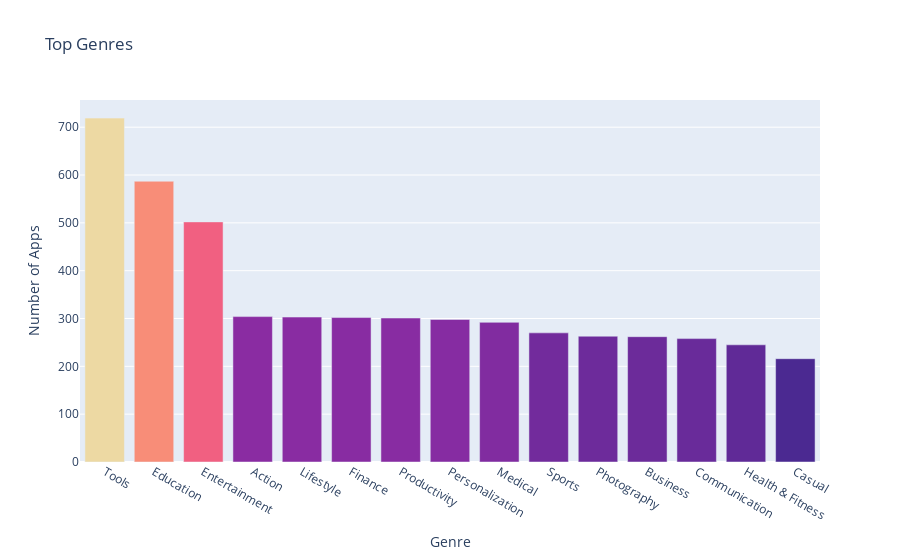

Here is the notebook cell this chart was saved with:
### Code cell
bar = px.bar(x = num_genres.index[:15], # index = category name
             y = num_genres.values[:15], # count
             title='Top Genres',
             hover_name=num_genres.index[:15],
             color=num_genres.values[:15],
             color_continuous_scale='Agsunset')
 
bar.update_layout(xaxis_title='Genre',
yaxis_title='Number of Apps',
coloraxis_showscale=False)
 
bar.show()

### Figure 1 — Plotly figure (JSON) as saved in the notebook; plotly's stock layout.template omitted (floating-point values rounded to 4 significant figures)
{"data": [{"alignmentgroup": "True", "hovertemplate": "<b>%{hovertext}</b><br><br>x=%{x}<br>y=%{y}<br>color=%{marker.color}<extra></extra>", "hovertext": ["Tools", "Education", "Entertainment", "Action", "Lifestyle", "Finance", "Productivity", "Personalization", "Medical", "Sports", "Photography", "Business", "Communication", "Health & Fitness", "Casual"], "legendgroup": "", "marker": {"color": [719, 587, 502, 304, 303, 302, 301, 298, 292, 270, 263, 262, 258, 245, 216], "coloraxis": "coloraxis", "pattern": {"shape": ""}}, "name": "", "offsetgroup": "", "orientation": "v", "showlegend": false, "textposition": "auto", "type": "bar", "x": ["Tools", "Education", "Entertainment", "Action", "Lifestyle", "Finance", "Productivity", "Personalization", "Medical", "Sports", "Photography", "Business", "Communication", "Health & Fitness", "Casual"], "xaxis": "x", "y": [719, 587, 502, 304, 303, 302, 301, 298, 292, 270, 263, 262, 258, 245, 216], "yaxis": "y"}], "layout": {"autosize": true, "barmode": "relative", "coloraxis": {"colorbar": {"title": {"text": "color"}}, "colorscale": [[0, "rgb(75, 41, 145)"], [0.1667, "rgb(135, 44, 162)"], [0.3333, "rgb(192, 54, 157)"], [0.5, "rgb(234, 79, 136)"], [0.6667, "rgb(250, 120, 118)"], [0.8333, "rgb(246, 169, 122)"], [1, "rgb(237, 217, 163)"]], "showscale": false}, "legend": {"tracegroupgap": 0}, "title": {"text": "Top Genres"}, "xaxis": {"anchor": "y", "autorange": true, "domain": [0, 1], "range": [-0.5, 14.5], "title": {"text": "Genre"}, "type": "category"}, "yaxis": {"anchor": "x", "autorange": true, "domain": [0, 1], "range": [0, 756.8], "title": {"text": "Number of Apps"}, "type": "linear"}}}
